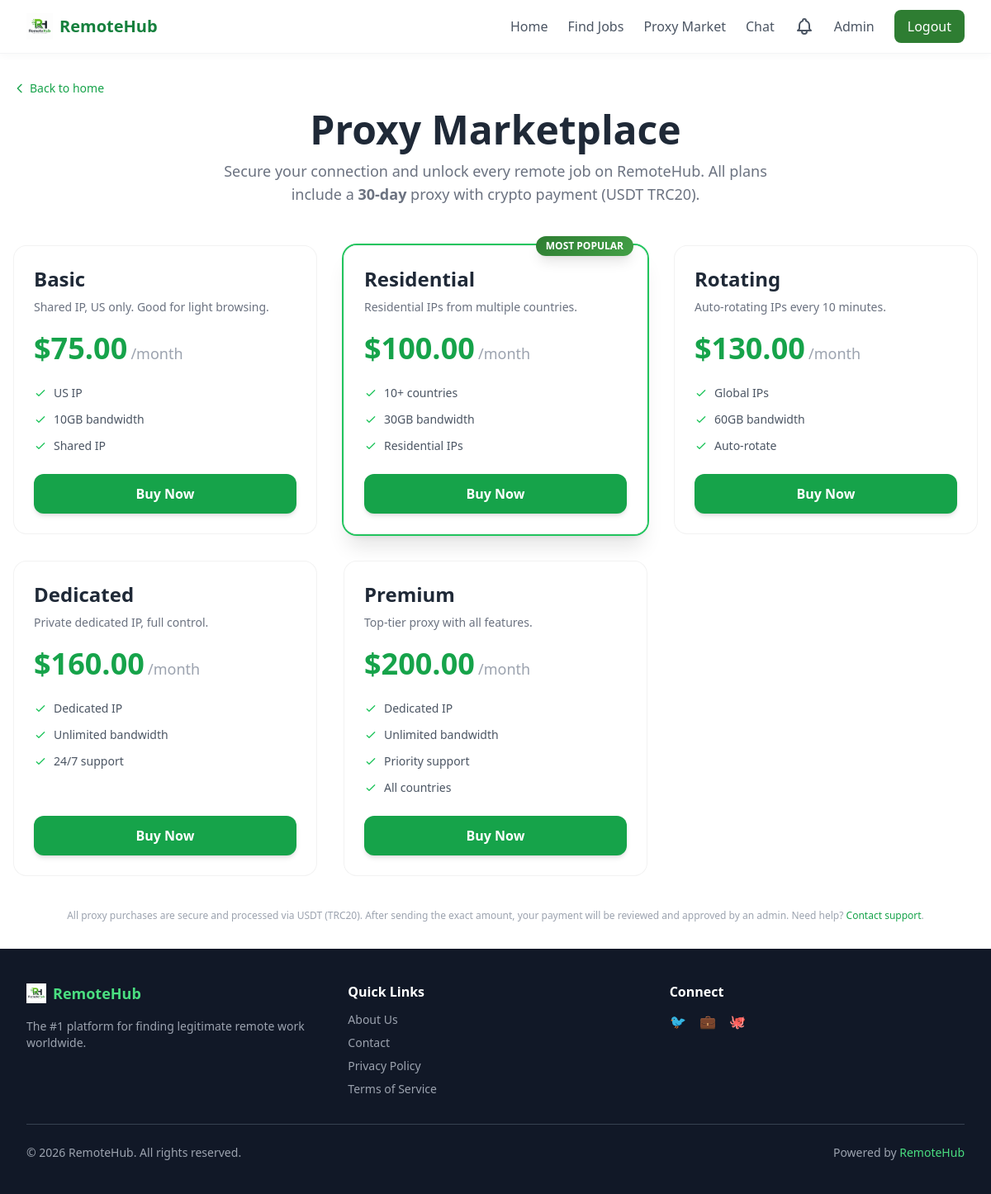
/proxy/marketplace (signed in), run on the app's committed database.
### models.py (models this page shows)
class ProxyPlan(db.Model):
    __tablename__ = 'proxy_plans'
    id = db.Column(db.Integer, primary_key=True)
    name = db.Column(db.String(100), nullable=False)
    description = db.Column(db.Text)
    price = db.Column(db.Float, nullable=False)
    duration = db.Column(db.String(50))
    features = db.Column(db.Text)
    popular = db.Column(db.Boolean, default=False)
    is_active = db.Column(db.Boolean, default=True)
    purchases = db.relationship('ProxyPurchase', backref='plan', lazy='dynamic')

### routes/proxy_routes.py (the view)
@proxy_bp.route('/marketplace')
@login_required
def marketplace():
    plans = ProxyPlan.query.filter_by(is_active=True).order_by(ProxyPlan.price).all()
    return render_template('proxy_marketplace.html', proxy_plans=plans)

### app.py (called while the page is built)
@login_manager.user_loader
def load_user(user_id):
    return db.session.get(User, int(user_id))

### templates/proxy_marketplace.html (shortened to what this page needs)
{% extends "base.html" %}
{% block content %}
<div class="max-w-7xl mx-auto px-4 py-8">
    <a href="{{ url_for('main.home') }}" class="text-green-600 hover:underline text-sm mb-4 inline-flex items-center">
        <svg class="w-4 h-4 mr-1" fill="none" stroke="currentColor" viewBox="0 0 24 24"><path stroke-linecap="round" stroke-linejoin="round" stroke-width="2" d="M15 19l-7-7 7-7"/></svg>
        Back to home
    </a>
    <div class="text-center mb-12">
        <h1 class="text-4xl md:text-5xl font-extrabold text-gray-800 mb-3">
            Proxy Marketplace
        </h1>
        <p class="text-lg text-gray-500 max-w-2xl mx-auto">
            Secure your connection and unlock every remote job on RemoteHub. All plans include a <strong>30‑day</strong> proxy with crypto payment (USDT TRC20).
        </p>
    </div>
    <div class="grid gap-8 md:grid-cols-2 lg:grid-cols-3">
        {% for plan in proxy_plans %}
        <div class="plan-card glass-card rounded-2xl p-6 flex flex-col relative
                    {% if plan.popular %} ring-2 ring-green-500 shadow-xl{% endif %}">
            {% if plan.popular %}
            <span class="popular-badge text-white text-xs font-bold px-3 py-1 rounded-full absolute -top-3 right-4 shadow-lg">
                MOST POPULAR
            </span>
            {% endif %}
            <h3 class="text-2xl font-bold text-gray-800">{{ plan.name }}</h3>
            <p class="text-gray-500 text-sm mt-2">{{ plan.description }}</p>
            <div class="mt-5 mb-6">
                <span class="text-4xl font-extrabold text-green-600">${{ "%.2f"|format(plan.price) }}</span>
                <span class="text-lg text-gray-400 font-normal">/{{ plan.duration }}</span>
            </div>
            <ul class="space-y-3 text-sm text-gray-600 flex-1 mb-6">
                {% for feature in plan.features.split(',') %}
                <li class="flex items-start">
                    <span class="feature-icon text-green-500 mr-2 mt-0.5">
                        <svg class="h-4 w-4" fill="none" stroke="currentColor" viewBox="0 0 24 24"><path stroke-linecap="round" stroke-linejoin="round" stroke-width="2" d="M5 13l4 4L19 7"/></svg>
                    </span>
                    <span>{{ feature.strip() }}</span>
                </li>
                {% endfor %}
            </ul>
            <a href="{{ url_for('proxy.purchase', plan_id=plan.id) }}"
               class="w-full text-center bg-green-600 hover:bg-green-700 text-white font-semibold py-3 px-6 rounded-xl transition shadow-md hover:shadow-lg">
                Buy Now
            </a>
        </div>
        {% endfor %}
    </div>
    <p class="text-center text-xs text-gray-400 mt-10">
        All proxy purchases are secure and processed via USDT (TRC20). After sending the exact amount, your payment will be reviewed and approved by an admin. Need help? <a href="#" class="text-green-600 hover:underline">Contact support</a>.
    </p>
</div>
{% endblock %}

### templates/base.html (style rules this page uses)
.glass-card { background: rgba(255, 255, 255, 0.85); backdrop-filter: blur(12px); -webkit-backdrop-filter: blur(12px); border: 1px solid rgba(0, 0, 0, 0.05); }

### templates/proxy_marketplace.html (style rules this page uses)
.plan-card { transition: all 0.3s ease; }
.popular-badge { background: linear-gradient(135deg, #2E7D32, #43A047); }
.feature-icon { flex-shrink: 0; }

### data on the page
ProxyPlan: name "Basic", description "Shared IP, US only. Good for light browsing.", price "75.00", duration "month", strip "US IP" "10GB bandwidth" "Shared IP"
ProxyPlan: popular "MOST POPULAR", name "Residential", description "Residential IPs from multiple countries.", price "100.00", duration "month", strip "10+ countries" "30GB bandwidth" "Residential IPs"
ProxyPlan: name "Rotating", description "Auto‑rotating IPs every 10 minutes.", price "130.00", duration "month", strip "Global IPs" "60GB bandwidth" "Auto‑rotate"
ProxyPlan: name "Dedicated", description "Private dedicated IP, full control.", price "160.00", duration "month", strip "Dedicated IP" "Unlimited bandwidth" "24/7 support"
ProxyPlan: name "Premium", description "Top‑tier proxy with all features.", price "200.00", duration "month", strip "Dedicated IP" "Unlimited bandwidth" "Priority support" "All countries"
